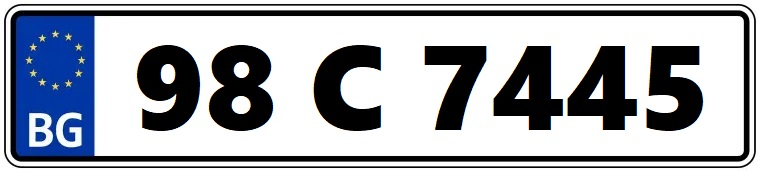
#> input picture ideal/p1.jpg, 758 x 171 px, found by its file name
$ python Untitled-1.py
#> lines starting #> are read from the running program, lines starting #| are printed output that depends on the picture; after the words box and inside, x2 and y2 are one past the last pixel; in counts of white or black regions, pixels touching at a corner belong together
import cv2
import matplotlib.pyplot as plt
import numpy as np
import os


def segment_and_plot_characters(image_path: str):
    #Reading image
#> called with image_path = 'temp/ideal/p1.jpg'
    image = cv2.imread(image_path)
#> image is the input picture: shape (171, 758, 3); mean B, G, R 175, 167.5, 163.7

    y_start = 31
    y_end = 171
    x_start = 122
    x_end = 758
    image = image[y_start:y_end, x_start:x_end]
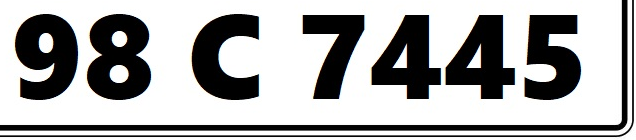
#> image: shape (140, 636, 3); mean B, G, R 170.3, 170.4, 170.4


    #Pre-process cropped image
    gray = cv2.cvtColor(image, cv2.COLOR_BGR2GRAY)
    _, thresh = cv2.threshold(gray, 127, 255, cv2.THRESH_BINARY_INV)
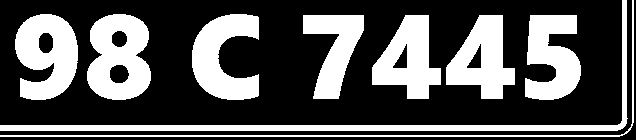
#> thresh: shape (140, 636); 33.7% white; 9 white regions

    #Finding contours
    contours, _ = cv2.findContours(thresh, cv2.RETR_EXTERNAL, cv2.CHAIN_APPROX_SIMPLE)
#> contours = 9 contours; largest, box (x1, y1, x2, y2) and area: (87, 14, 151, 100) 4308, (15, 14, 78, 100) 3875, (0, 0, 628, 131) 3618, (446, 15, 515, 99) 3411, (372, 15, 441, 99) 3411

    #Filtering contours and extract characters
    char_boxes = []
    image_height = image.shape[0]
#> image_height = 140

    for contour in contours:
        (x, y, w, h) = cv2.boundingRect(contour)

        if h == 0:
            continue

        aspect_ratio = w / h

        is_character_height = h > 0.4 * image_height
        is_character_aspect_ratio = aspect_ratio < 1.2 # A character is not very wide

        if is_character_height and is_character_aspect_ratio:
            char_boxes.append((x, y, w, h))
#> this loop made 9 passes
#> (x, y, w, h, aspect_ratio, is_character_aspect_ratio) on passes 1 to 9: (525, 15, 56, 85, 0.659, True), (446, 15, 69, 84, 0.821, True), (372, 15, 69, 84, 0.821, True), (303, 15, 61, 84, 0.726, True), (192, 14, 67, 86, 0.779, True), (87, 14, 64, 86, 0.744, True), (15, 14, 63, 86, 0.733, True), (0, 0, 634, 137, 4.63, False), (0, 0, 628, 131, 4.79, False)
#> after the loop, char_boxes = [(525, 15, 56, 85), (446, 15, 69, 84), (372, 15, 69, 84), (303, 15, 61, 84), (192, 14, 67, 86), (87, 14, 64, 86), (15, 14, 63, 86)]

    #Sorting characters from left to right
    char_boxes = sorted(char_boxes, key=lambda box: box[0])
#> char_boxes = [(15, 14, 63, 86), (87, 14, 64, 86), (192, 14, 67, 86), (303, 15, 61, 84), (372, 15, 69, 84), (446, 15, 69, 84), (525, 15, 56, 85)]

    #Ploting segmented characters
    num_chars = len(char_boxes)
#> num_chars = 7
    print(num_chars)
#| 7

    fig, axes = plt.subplots(1, num_chars, figsize=(num_chars * 1.5, 1.5))

    if num_chars == 1:
        axes = [axes]

    #Saving segmented characters into ideal folder... (optional)
    script_dir = os.path.dirname(os.path.abspath(__file__))
    output_dir = os.path.join(script_dir, 'ideal')
    os.makedirs(output_dir, exist_ok=True)
    print(f"Saving images to: {output_dir}")

    for i, box in enumerate(char_boxes):
        x, y, w, h = box
        char_image = gray[y:y+h, x:x+w]

        save_path = os.path.join(output_dir, f"{i}.jpg")
        cv2.imwrite(save_path, char_image)

        ax = axes[i]
        ax.imshow(char_image, cmap='gray')
        ax.axis('off')
#> this loop made 7 passes
#> pass 1, in segment_and_plot_characters, `char_image = gray[y:y+h, x:x+w]`:
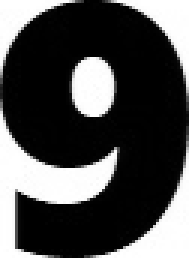
#> char_image: shape (86, 63) (shown 3 times larger); min 0, max 255, mean 77.7
#> pass 2, in segment_and_plot_characters, `char_image = gray[y:y+h, x:x+w]`:
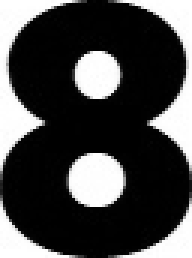
#> char_image: shape (86, 64) (shown 3 times larger); min 0, max 255, mean 71.9
#> pass 3, in segment_and_plot_characters, `char_image = gray[y:y+h, x:x+w]`:
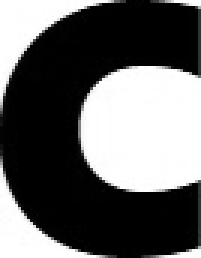
#> char_image: shape (86, 67) (shown 3 times larger); min 0, max 255, mean 100

    plt.suptitle("Segmented Characters")
    plt.show()
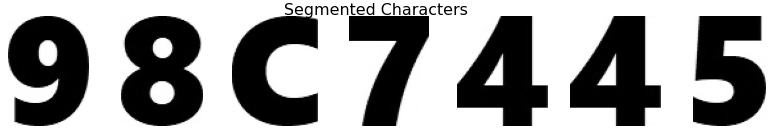
#> figure drawn by matplotlib, 7 panels


script_dir = os.path.dirname(os.path.abspath(__file__))
image_file_path = os.path.join(script_dir, 'ideal/p1.jpg')

segment_and_plot_characters(image_file_path)
